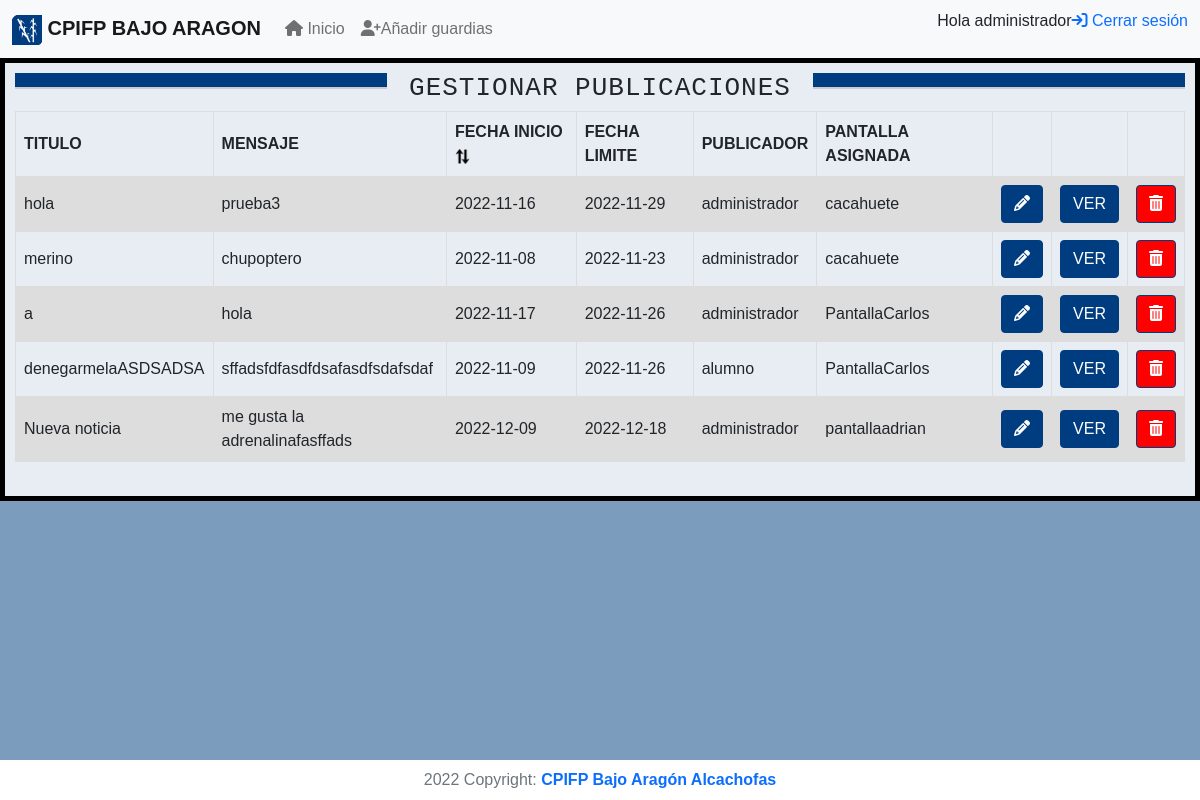
Screenshot of /gestionarpublicaciones.php (signed in) with the database file from the repository.
### tables this page shows
CREATE TABLE `PUBLICACION` (
  `idPublic` int(11) NOT NULL,
  `tituloPublic` varchar(100) NOT NULL,
  `mensajePublic` varchar(255) NOT NULL,
  `archivo` varchar(255) DEFAULT NULL,
  `fechaInicio` date NOT NULL DEFAULT '2020-12-03',
  `fechaLimite` date NOT NULL,
  `idUser` int(11) NOT NULL,
  `fechaAutorizacion` date DEFAULT NULL,
  `validada` tinyint(1) DEFAULT '0',
  `motivoDenegacion` varchar(255) DEFAULT NULL
);

CREATE TABLE `USUARIO` (
  `idUser` int(11) NOT NULL,
  `nombreUser` varchar(255) NOT NULL,
  `claveUser` varchar(255) NOT NULL,
  `idDpto` int(11) NOT NULL,
  `email` varchar(100) DEFAULT NULL,
  `rol` int(11) NOT NULL
);

CREATE TABLE `PANTALLA` (
  `idPantalla` int(11) NOT NULL,
  `nombrePantalla` varchar(100) NOT NULL,
  `MAC` varchar(100) NOT NULL,
  `idUbc` int(11) NOT NULL
);

### gestionarpublicaciones.php (the view, shortened to what this page needs)
<?php
  $rol=$_SESSION['rol'];
  $nombre=$_SESSION['nombre'];
?>
<!DOCTYPE html>
<html lang="en">
<head>
<link href="https://cdn.jsdelivr.net/npm/bootstrap@5.0.2/dist/css/bootstrap.min.css" rel="stylesheet">
<link href="https://getbootstrap.com/docs/5.0/assets/js/docs.min.js" rel="stylesheet">
<link rel="stylesheet" href="https://cdnjs.cloudflare.com/ajax/libs/font-awesome/6.2.0/css/all.min.css">
    <link rel="stylesheet" type="text/css" href="styles/gestionarPublicaciones.css">
</head>
<body>
<header>
    <nav class="navbar navbar-expand-lg navbar-light bg-light">
        <div class="container-fluid">
             <a class="navbar-brand" href="https://cpifpbajoaragon.com/"><img style="width:30px;"src="img/logo1.png"> CPIFP BAJO ARAGON</a>
            <div class="collapse navbar-collapse" id="navbarNav">
                <ul class="navbar-nav">
                    <li class="nav-item">
                        <a class="nav-link" aria-current="page" href="menu" data-bs-toggle="modal" >
                            <i class="fa fa-home">
                            </i>
                            Inicio
                        </a>
                    </li>
                    <?php
                        if($rol=='2'){
                            echo  '<li class="nav-item">
                            <a class="nav-link" href="#" data-bs-toggle="modal" data-open="modal1" ><i class="fa fa-user-plus"></i>Añadir guardias</a>
                            </li>';
                        }
                    ?>
                </ul>
            </div>
            <p><?php echo "Hola ".$nombre?> </p>
            <p><a href='logout.php'><i class="fa fa-sign-in"></i> Cerrar sesión</a></p>
        </div>
    </nav>
</header>
    <main>
        <div id="container">
            <div class="titulo">
                <h1>GESTIONAR PUBLICACIONES</h1>
            </div>
        <?php
            require_once 'Base.php';
            $query="SELECT PA.nombrePantalla,P.idPublic,tituloPublic, mensajePublic,fechaInicio,fechaLimite,nombreUser, fechaAutorizacion from PUBLICACION P, USUARIO U,ASIGNAR A, PANTALLA PA where U.idUser=P.idUser and P.idPublic=A.idPublic and A.idPantalla=PA.idPantalla";
            $resultado=$connection->query($query);
        ?>
        <table>
            <tr>
                <th>TITULO</th>
                <th>MENSAJE</th>
                <th>FECHA INICIO
                    <button id='ordenar' type='button' name='ordenar' value='ordenar por fecha' onclick='ordenaras()'><img id='flechas' src='img/flechas.png'></button>
                </th>
                <th>FECHA LIMITE</th>
                <th>PUBLICADOR</th>
                <th>PANTALLA ASIGNADA</th>
                <th></th>
                <th></th>
                <th></th>
            </tr>
            <?php
                while($datos=$resultado->fetch_array()){
                    $tituloNo=$datos['tituloPublic'];
                    $nombrePa=$datos['nombrePantalla'];
            ?>
            <tr>
            <td><?php echo $tituloNo?></td>
                    <td><?php echo $datos["mensajePublic"]?></td>
                    <td><?php echo $datos["fechaInicio"]?></td>
                    <td><?php echo $datos["fechaLimite"]?></td>
                    <td><?php echo $datos["nombreUser"]?></td>
                    <td><?php if($nombrePa!=""){
                                echo $nombrePa;
                            }else{
                                echo "No esta asignada";
                            };
                        ?>
                    </td>
                    <td><form action='editar' method='post'><button style='background-color:rgba(0,61,128,255); border-color:rgba(0,61,128,255);' type='submit' name="editar" data-open="edit" id="btnmodal"  class="btn btn-success edit" ><i class="fa fa-pencil"></i></button></td>
                    <td><form action="verNot" method="post"><button  style='background-color:rgba(0,61,128,255); border-color:rgba(0,61,128,255);' type="submit" class="btn btn-success edit">VER</button></form></td>
                    <td><form method='post'><button style='background-color:red; border-color:rgba(0,61,128,255);' type='submit' value='ELIMINAR' name='eliminar'  class="btn btn-success edit"><i class="fas fa-trash-alt"></i></button></form></td>
            </tr>
            <?php
                    }
            ?>
                </table>
        <br>
    </div>
</main>
<footer class="text-center text-lg-start bg-dark text-muted fixed-bottom">
    <div class="text-center p-2" style="background-color:  white;">
        2022 Copyright:
    <a class="text-reser fw-bold" target="_blank" href="https://cpifpbajoaragon.com">
            CPIFP Bajo Aragón
    </a>
    <a class="text-reser fw-bold danger" target="_blank" href="https://alcachofa.com">
           Alcachofas
    </a>
    </div>
</footer>
</body>
</html>

### styles/gestionarPublicaciones.css (style rules this page uses)
* { padding: 0px; margin: 0px; font-family: 'Muli',sans-serif; }
body { background-color: rgb(123,156,188); }
h1 { position: relative; padding: 0; margin: 0; font-family: 'Courier New', sans-serif; font-weight: 300; font-size: 40px; }
.titulo h1 { text-transform:uppercase; font-size:26px; letter-spacing:1px; display: grid; grid-template-columns: 1fr auto 1fr; grid-template-rows: 16px 0; grid-gap: 22px; }
.titulo h1:after,.titulo h1:before { content: " "; display: block; border-bottom: 2px solid #ccc; background-color: rgba(0,61,128,255); }
form { text-align: center; }
ul, ol { list-style:none; }
a { text-decoration: none; }
table { font-family: arial, sans-serif; border-collapse: collapse; width: 100%; }
td, th { border: 1px solid #dddddd; text-align: left; padding: 8px; }
tr:nth-child(even) { background-color: #dddddd; }
#container { margin: auto; padding: 10px; min-height: 50vh; border: 5px solid black; background: rgba(255, 255, 255, 0.822); text-align: center; width: 100%; }
#flechas { width: 15px; }
:root { --lightgray: #efefef; --blue: steelblue; --white: #fff; --black: rgba(0, 0, 0, 0.8); --bounceEasing: cubic-bezier(0.51, 0.92, 0.24, 1.15); }
* { padding: 0; margin: 0; }
button { cursor: pointer; background: transparent; border: none; outline: none; font-size: inherit; color: #000; }
.navbar-brand { text-align: center; font-weight: bold; color: black; }

### rows the page displays
publicacion: tituloPublic "hola", mensajePublic "prueba3", fechaInicio "2022-11-16", fechaLimite "2022-11-29", idUser.nombreUser "administrador", pantalla.nombrePantalla "cacahuete"
publicacion: tituloPublic "merino", mensajePublic "chupoptero", fechaInicio "2022-11-08", fechaLimite "2022-11-23", idUser.nombreUser "administrador", pantalla.nombrePantalla "cacahuete"
publicacion: tituloPublic "a", mensajePublic "hola", fechaInicio "2022-11-17", fechaLimite "2022-11-26", idUser.nombreUser "administrador", pantalla.nombrePantalla "PantallaCarlos"
publicacion: tituloPublic "denegarmelaASDSADSA", mensajePublic "sffadsfdfasdfdsafasdfsdafsdaf", fechaInicio "2022-11-09", fechaLimite "2022-11-26", idUser.nombreUser "alumno", pantalla.nombrePantalla "PantallaCarlos"
publicacion: tituloPublic "Nueva noticia", mensajePublic "me gusta la adrenalinafasffads", fechaInicio "2022-12-09", fechaLimite "2022-12-18", idUser.nombreUser "administrador", pantalla.nombrePantalla "pantallaadrian"

### other values shown
$nombre "administrador"
